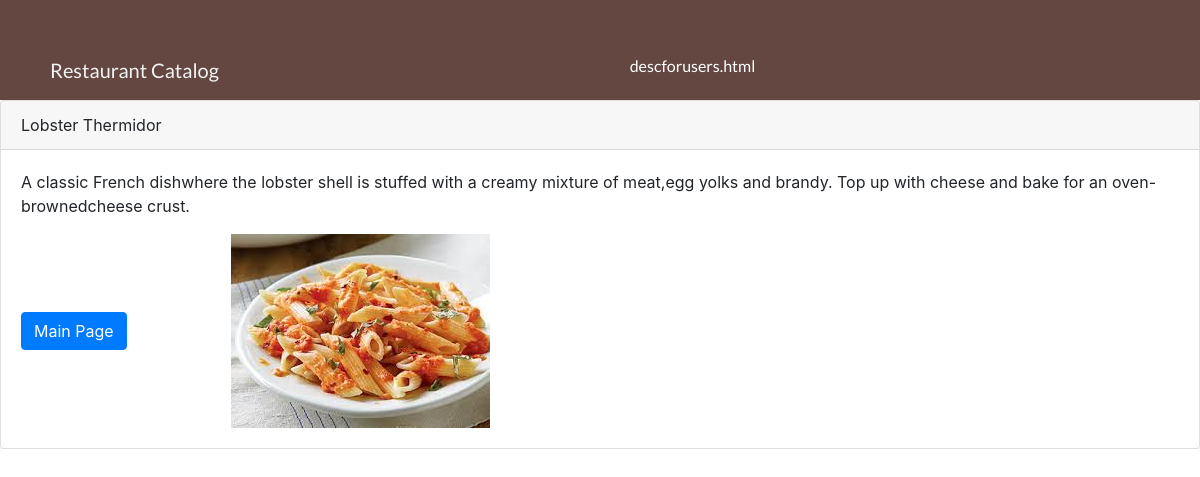
/category/9/24/, run on the app's committed database.
### database_setupwithusers.py (models this page shows, shortened)
class Item(Base):
    __tablename__ = 'item'
    name = Column(String(80), nullable=False)
    id = Column(Integer, primary_key=True)
    description = Column(String(250))
    category_id = Column(Integer, ForeignKey('category.id'))
    category = relationship(Category)
    user_id = Column(Integer, ForeignKey('user.id'))
    user = relationship(User)
    picture = Column(String(250))

### projectwithusers.py (the view)
@app.route('/category/<int:category_id>/<int:item_id>/')
def getDescription(category_id, item_id):
    session = DBSession()
    itemdesc = session.query(Item).filter_by(id=item_id).one()
    if 'username' not in login_session:
        signedin = "no"
    else:
        signedin = "yes"
    if login_session.get('email') is not None:
        x = str(login_session.get('email'))
        category = session.query(Category).filter_by(id=category_id).one()
        getuserid = session.query(User).filter_by(email=x).one()
        descwithoptions = session.query(Item).filter_by(
            id=item_id, user_id=getuserid.id).first()
        if descwithoptions is not None:
            return render_template(
                'descforusers.html',
                listt=descwithoptions,
                category_id=category_id, item_id=item_id)
        else:
            return render_template(
                'itemdesc.html', listt=itemdesc, signedin=signedin,
                STATE=login_session.get('state'))
    else:
        return render_template(
            'itemdesc.html', listt=itemdesc,
            category_id=category_id, item_id=item_id, signedin=signedin,
            STATE=login_session.get('state'))

### templates/itemdesc.html (shortened to what this page needs)
<!DOCTYPE html>
<html lang="en">
<head>
		  <link rel="stylesheet" href="https://stackpath.bootstrapcdn.com/bootstrap/4.1.3/css/bootstrap.min.css">
		  <link rel="stylesheet" type="text/css" href="{{ url_for('static', filename='css/card.css') }}">
		  <link rel="stylesheet" type="text/css" href="{{ url_for('static', filename='css/header.css') }}">
</head>
<body>
	<div class="container-fluid">
			{% if signedin ==  "no" %}
				<nav class="navbar ">
				    <span class="navbar-brand mb-0 h1">Restaurant Catalog</span>
				    <h6>descforusers.html</h6>
				</nav>
			{% endif %}
	</div>
	<div class="card">
	  <div class="card-header">
	    {{listt.name}}
	  </div>
	  <div class="card-body">
	    <p class="card-text">{{listt.description}}</p>
	    {% if signedin ==  "no" %}
	    	<a  class="btn btn-primary" href="{{url_for('commoncategoryMenu') }}" >Main Page</a>
	    	<img src="{{ url_for('static', filename='photos/pasta.jpeg') }}" alt="food image">
	    {% endif %}
	  </div>
	</div>
</body>
</html>

### static/css/card.css (style rules this page uses)
h6 { color: white; }
img { margin-left: 100px; }

### static/css/header.css (style rules this page uses)
* { margin: 0; padding: 0; }
.navbar, .container-fluid, .row, body #result { width: 100%; margin: 0; padding: 0; margin-right: 0; }
.navbar { height: 90px; background-color: #634740; color: #F2F4F3; padding: 50px; font-family: 'Lato', sans-serif; font-size: 50px; }

### data on the page
Item: name "Lobster Thermidor", description "A classic French dishwhere the lobster shell is stuffed with a creamy mixture of meat,egg yolks and brandy. Top up with cheese and bake for an oven-brownedcheese crust."
